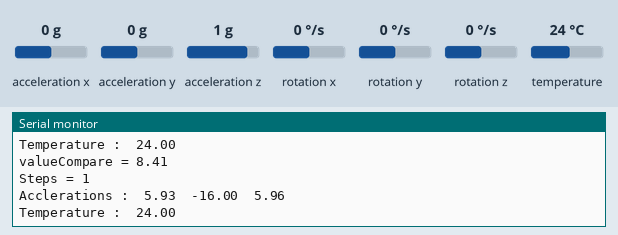
Simulated run of this sketch. Board: Arduino Uno, built with avr-gcc and run on an emulated ATmega328P. On the bench: the last lines printed to the serial monitor. Inputs (shaded band) come from the test bench; at power-on: acceleration x 0 g, acceleration y 0 g, acceleration z 1 g, temperature 24 °C, rotation x 0 °/s, rotation y 0 °/s, rotation z 0 °/s.

Above: at 1.2 s.
1.3 s: acceleration x set to -1.4 g
At 1.64 s:
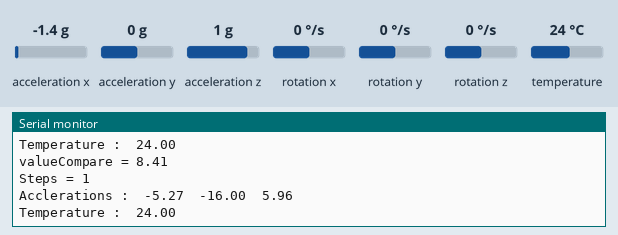
2.8 s: acceleration y set to 0.8 g
At 3.08 s:
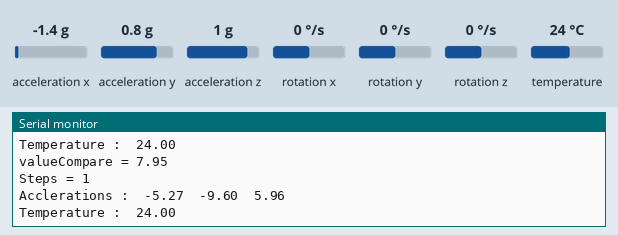
5.8 s: acceleration z set to -1.4 g
At 6.16 s:
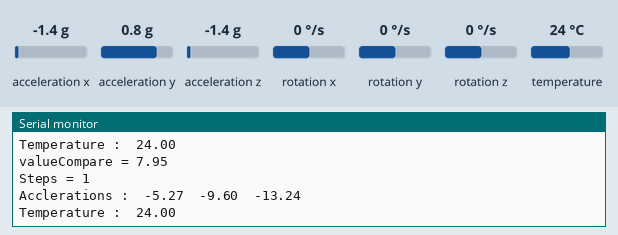
7.3 s: temperature set to 12 °C
At 7.61 s:
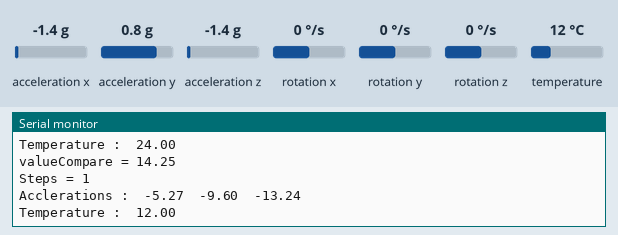
Timing chart, 0 to 9.8 s (numbered marks = the images above; inputs shaded):
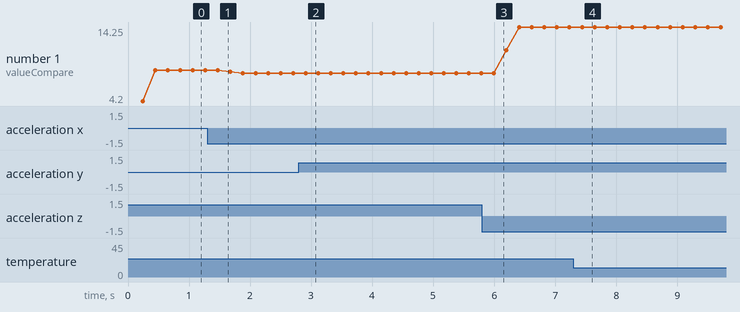

Measured:
- after the input at 1.3 s, the serial monitor: prints a new line after 0.18 s (image 1)
- after the input at 2.8 s, the serial monitor: prints a new line after 0.12 s (image 2)
- after the input at 5.8 s, the serial monitor: prints a new line after 0.20 s (image 3)
- after the input at 7.3 s, the serial monitor: prints a new line after 0.16 s (image 4)
- plotted number 1: 8.41 → 7.95 after the input at 1.3 s, 7.95 → 14.25 after the input at 5.8 s

The sketch:

smartWatch.ino
```cpp
#include "I2Cdev.h"
#include "MPU6050.h"

// Arduino Wire library is required if I2Cdev I2CDEV_ARDUINO_WIRE implementation
// is used in I2Cdev.h
#if I2CDEV_IMPLEMENTATION == I2CDEV_ARDUINO_WIRE
    #include "Wire.h"
#endif

MPU6050 accelgyro;

int16_t ax, ay, az;
double axActual, ayActual, azActual;
int16_t tmp; // in cellisious.
int16_t steps=0;
double threshold = 2.05;
double oldAccSum=0,newAccSum=0,valueCompare=0;
bool isStep=false;

#define G 2048  // 16384 for 2g 8192 for 4g , 4096 8g , 2048 16g , 1024  32g

int32_t offX=0;
int32_t offY=0;
int32_t offZ=0;
void setup() {
    // join I2C bus (I2Cdev library doesn't do this automatically)
    #if I2CDEV_IMPLEMENTATION == I2CDEV_ARDUINO_WIRE
        Wire.begin();
    #elif I2CDEV_IMPLEMENTATION == I2CDEV_BUILTIN_FASTWIRE
        Fastwire::setup(400, true);
    #endif

    // initialize serial communication
    // (38400 chosen because it works as well at 8MHz as it does at 16MHz, but
    // it's really up to you depending on your project)
    Serial.begin(38400);

    // initialize device
    Serial.println("Initializing I2C devices...");
    accelgyro.initialize();

    // verify connection
    Serial.println("Testing device connections...");
    Serial.println(accelgyro.testConnection() ? "MPU6050 connection successful" : "MPU6050 connection failed");

    // use the code below to change accel/gyro offset values

    Serial.println("Updating internal sensor offsets...");
    // offset:  -12149  32767 6232
    Serial.println("After Setting offsets");
    accelgyro.setXAccelOffset(0);
    accelgyro.setYAccelOffset(0);
    accelgyro.setZAccelOffset(0);
    Serial.print(accelgyro.getXAccelOffset()); Serial.print("\t"); // -76
    Serial.print(accelgyro.getYAccelOffset()); Serial.print("\t"); // -2359
    Serial.print(accelgyro.getZAccelOffset()); Serial.print("\t"); // 1688
    Serial.print("\n");

    //Calibrate();

    offX=-12149;
    offY=32767;
    offZ=6232;

}

void loop() {
    // read raw accel/tmp measurements from device
    oldAccSum=0,newAccSum=0,valueCompare=0;

    for(int i=0;i<100;i++)
    {
      accelgyro.getAcceleration(&ax, &ay, &az);
      tmp = accelgyro.getTemperature();

      axActual=double(ax-offX)/double(G);
      ayActual=double(ay-offY)/double(G);
      azActual=double(az+(G-offZ))/double(G);
      // display tab-separated accel x/y/z values
      Serial.print("Acclerations :\t");
      Serial.print(axActual); Serial.print("\t");
      Serial.print(ayActual); Serial.print("\t");
      Serial.println(azActual);
      Serial.print("Temperature :\t");
      Serial.println(tmp/340.00+36.53);
      delay(200);
      calculateSteps();

    }

    delay(1000);

}

void calculateSteps(){
 oldAccSum=newAccSum;
 newAccSum = sqrt((axActual* axActual)+ (azActual*azActual));  // + (ayActual*ayActual) neglect y
 valueCompare = (newAccSum + oldAccSum) / 2 ;
 Serial.print("valueCompare = ");
 Serial.println(valueCompare);
 if(valueCompare > threshold && isStep==false){
  steps+=1;
  isStep= true;
 }
 if(valueCompare < threshold && isStep==true){
  isStep= false;
 }
  Serial.print("Steps = ");
  Serial.println(steps);
}
void Calibrate()
{
  Serial.println("Inside saturation loop..");
  // This initial loop until the mpu saturates.
  for(int32_t i=0;i<100000;i++)
  {
    accelgyro.getAcceleration(&ax, &ay, &az);
    tmp = accelgyro.getTemperature();
    if(i%10000==0)
     Serial.println("Still inside..");
  }
  Serial.println("Start offsets calculation..");
  // Now start offsets calculation.
  offX=0;
  offY=0;
  offZ=0;
  int noOfValues = 1000;
  for(int i=0;i<noOfValues;i++)
  {
    accelgyro.getAcceleration(&ax, &ay, &az);
    offX+=ax;
    offY+=ay;
    offZ+=az;
  }
  offX/=noOfValues;
  offY/=noOfValues;
  offZ/=noOfValues;
  Serial.print("offset:\t");
  Serial.print(offX); Serial.print("\t");
  Serial.print(offY); Serial.print("\t");
  Serial.println(offZ);
}

//    Serial.print("Acclerations :\t");
//    Serial.print(ax-offX); Serial.print("\t");
//    Serial.print(ay-offY); Serial.print("\t");
//    Serial.println(az+(G-offZ));
```
